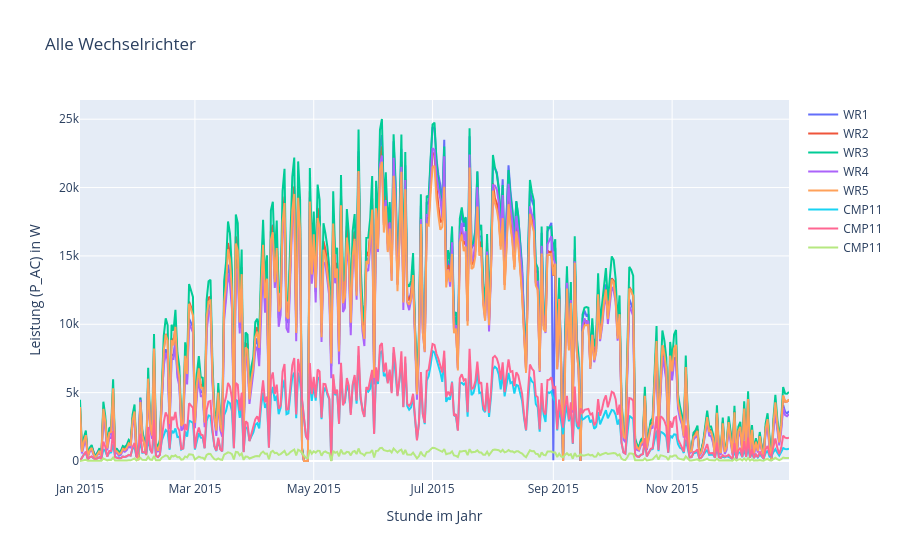

This figure's notebook cell:
### Markdown cell above
## Interactive Plot with Metadata - WR - Daily

### Code cell
# Interactive plot - Daily
data = [
    go.Scatter(x=df_reD.index.tolist(), 
               y=df_reD['wr1_p_ac'].tolist(), 
               name='WR1', line=dict(), mode='lines'),
    go.Scatter(x=df_reD.index.tolist(), 
               y=df_reD['wr2_p_ac'].tolist(), 
               name='WR2', line=dict(), mode='lines'),
    go.Scatter(x=df_reD.index.tolist(), 
               y=df_reD['wr3_p_ac'].tolist(), 
               name='WR3', line=dict(), mode='lines'),
    go.Scatter(x=df_reD.index.tolist(), 
               y=df_reD['wr4_p_ac'].tolist(), 
               name='WR4', line=dict(), mode='lines'),
    go.Scatter(x=df_reD.index.tolist(), 
               y=df_reD['wr5_p_ac'].tolist(), 
               name='WR5', line=dict(), mode='lines'),
    go.Scatter(x=df_reD.index.tolist(), 
               y=df_reD['g_hor_si'].tolist(), 
               name='CMP11', line=dict(), mode='lines'),
    go.Scatter(x=df_reD.index.tolist(), 
               y=df_reD['g_gen_cmp11'].tolist(), 
               name='CMP11', line=dict(), mode='lines'),
    go.Scatter(x=df_reD.index.tolist(), 
               y=df_reD['ev_beleuchtung'].tolist(), 
               name='CMP11', line=dict(), mode='lines'),
]
layout = go.Layout(
    title=''.join(info_dict['Title']),
    yaxis=dict(title=''.join(info_dict['Y-Axis'])),
    xaxis=dict(title=''.join(info_dict['X-Axis']))
)
ifig_allwr = go.Figure(data=data, layout=layout)
pltly.iplot(ifig_allwr)

### Figure 1 — Plotly figure (JSON) as saved in the notebook; plotly's stock layout.template omitted (floating-point values rounded to 4 significant figures; data arrays with more than 128 entries replaced by an {"elided": "..."} marker saying what was removed)
{"data": [{"mode": "lines", "name": "WR1", "type": "scatter", "x": {"elided": "365 str values"}, "y": {"elided": "365 float values"}}, {"mode": "lines", "name": "WR2", "type": "scatter", "x": {"elided": "365 str values"}, "y": {"elided": "365 float values"}}, {"mode": "lines", "name": "WR3", "type": "scatter", "x": {"elided": "365 str values"}, "y": {"elided": "365 float values"}}, {"mode": "lines", "name": "WR4", "type": "scatter", "x": {"elided": "365 str values"}, "y": {"elided": "365 float values"}}, {"mode": "lines", "name": "WR5", "type": "scatter", "x": {"elided": "365 str values"}, "y": {"elided": "365 float values"}}, {"mode": "lines", "name": "CMP11", "type": "scatter", "x": {"elided": "365 str values"}, "y": {"elided": "365 float values"}}, {"mode": "lines", "name": "CMP11", "type": "scatter", "x": {"elided": "365 str values"}, "y": {"elided": "365 float values"}}, {"mode": "lines", "name": "CMP11", "type": "scatter", "x": {"elided": "365 str values"}, "y": {"elided": "365 float values"}}], "layout": {"title": {"text": "Alle Wechselrichter"}, "xaxis": {"title": {"text": "Stunde im Jahr"}}, "yaxis": {"title": {"text": "Leistung (P_AC) in W"}}}}
